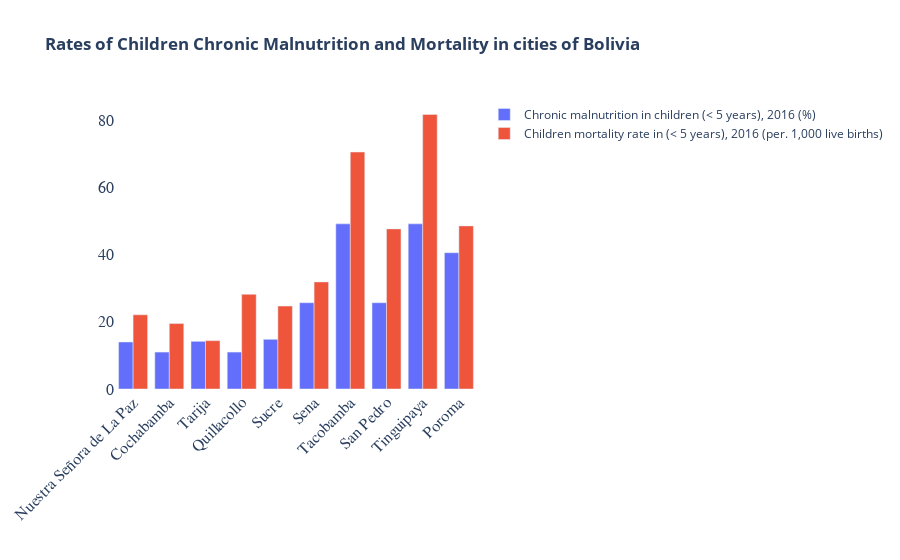

Notebook cell for this chart:
### Markdown cell above
Barplot visualization was used to analyze the differences in patters of health variables in 5 cities with the highest levels of sustainable development and in 5 cities with the lowest levels of sustainable development. It was determined that there is a significant difference in instances of chronic malnutration and mortality rates among children between highly developed and least developed cities in Bolivia. 
Cities with the lowest rates of sustainable development have much higher rates of children mortality and chronic malnutrition than cities with the highest sustainable development.

### Code cell
fig = go.Figure()
fig.add_trace(go.Bar(
    x=dfo['shapeName'],
    y=dfo["sdg2_2_cmc"], 
    name ='Chronic malnutrition in children (< 5 years), 2016 (%)',
))
fig.add_trace(go.Bar(
    x=dfo["shapeName"],
    y=dfo["sdg3_2_mrc"],  
    name ='Children mortality rate in (< 5 years), 2016 (per. 1,000 live births)',
))

fig.update_layout(
                 title_font = dict(family = 'Arial', size = 18), 
                 xaxis_title = '', 
                 legend_title = '', 
                 plot_bgcolor='white', 
                paper_bgcolor='white', 
                 barmode = 'group', 
                 xaxis_tickangle = -45, 
                title = '<b>Rates of Children Chronic Malnutrition and Mortality in cities of Bolivia<b>')
fig.update_xaxes(tickfont = dict(family = 'Arial', size = 16))
fig.update_yaxes(tickfont = dict(family = 'Arial', size = 16))
fig.show()

### Figure 1 — Plotly figure (JSON) as saved in the notebook; plotly's stock layout.template omitted (floating-point values rounded to 4 significant figures)
{"data": [{"name": "Chronic malnutrition in children (< 5 years), 2016 (%)", "type": "bar", "x": ["Nuestra Señora de La Paz", "Cochabamba", "Tarija", "Quillacollo", "Sucre", "Sena", "Tacobamba", "San Pedro", "Tinguipaya", "Poroma"], "y": [14, 11, 14.2, 11, 14.8, 25.7, 49.2, 25.7, 49.2, 40.6]}, {"name": "Children mortality rate in (< 5 years), 2016 (per. 1,000 live births)", "type": "bar", "x": ["Nuestra Señora de La Paz", "Cochabamba", "Tarija", "Quillacollo", "Sucre", "Sena", "Tacobamba", "San Pedro", "Tinguipaya", "Poroma"], "y": [22.1, 19.5, 14.4, 28.2, 24.7, 31.9, 70.6, 47.7, 81.8, 48.6]}], "layout": {"barmode": "group", "legend": {"title": {"text": ""}}, "paper_bgcolor": "white", "plot_bgcolor": "white", "title": {"text": "<b>Rates of Children Chronic Malnutrition and Mortality in cities of Bolivia<b>"}, "xaxis": {"tickangle": -45, "tickfont": {"family": "Arial", "size": 16}, "title": {"text": ""}}, "yaxis": {"tickfont": {"family": "Arial", "size": 16}}}}
